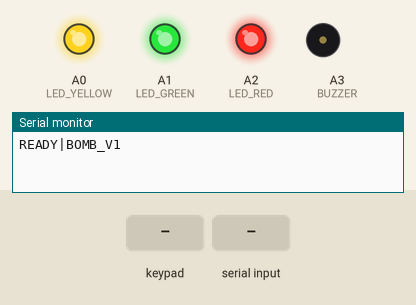
This sketch was run on a simulated Arduino Uno, built with avr-gcc and run on an emulated ATmega328P. Parts: output pins drawn as LEDs (lit = HIGH), buzzer (waves = sounding), the last lines printed to the serial monitor. Wiring (inferred from the names in the program): 4×4 keypad with keys 1 2 3 A 4 5 6 B 7 8 9 C * 0 # D: rows pin 7, pin 8, pin 9, pin 10; columns pin 3, pin 4, pin 5, pin 6. Dashed ring = blinking. Inputs (shaded band) come from the test bench.

Above: at 1.2 s.
1.3 s: keypad keys 7 8 9 1 0 pressed 0.4 s apart
At 1.56 s:
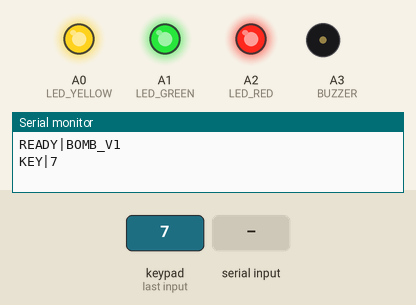
4.8 s: "EVENT|ERROR\n" received over Serial
At 4.98 s:
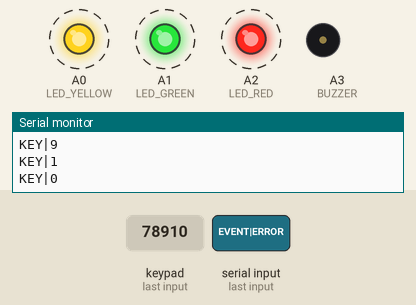
6.6 s: "RESET\n" received over Serial
At 7.8 s:
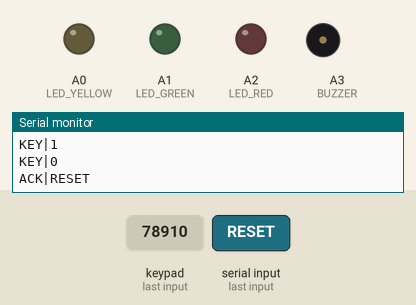
8.1 s: key 'C' pressed
At 8.7 s:
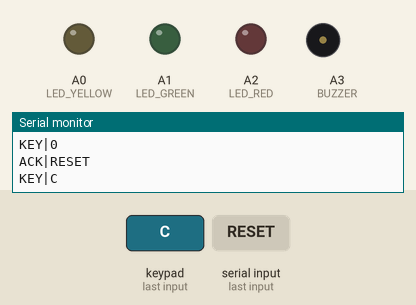
Timing chart, 0 to 10.6 s (numbered marks = the images above; inputs shaded):
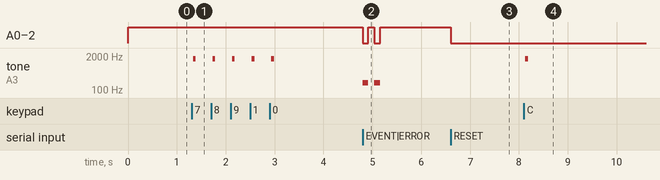

The sketch:

bomb_controller.ino
```cpp
// Arduino Uno: controlador de um dispositivo exclusivamente cenográfico.
// Portas utilizadas: D3 a D10 para teclado, A0 a A2 para LEDs e A3 para buzzer.

// -------------------------------------------------------------------
// MAPEAMENTO UTILIZADO PELO FIRMWARE:
// D3, D4, D5, D6   -> Colunas 1, 2, 3, 4 do teclado (C1, C2, C3, C4)
// D7, D8, D9, D10  -> Linhas 1, 2, 3, 4 do teclado (R1, R2, R3, R4)
// A0               -> LED amarelo (LED_YELLOW)
// A1               -> LED verde (LED_GREEN)
// A2               -> LED vermelho (LED_RED)
// A3               -> Buzzer
// -------------------------------------------------------------------

const byte ROW_PINS[4] = {7, 8, 9, 10};
const byte COL_PINS[4] = {3, 4, 5, 6};

const byte LED_RED = A2;
const byte LED_YELLOW = A0;
const byte LED_GREEN = A1;
const byte BUZZER = A3;

// Matriz de teclas padrão 4x4 (Linhas x Colunas)
const char KEYS[4][4] = {
  {'1', '2', '3', 'A'},
  {'4', '5', '6', 'B'},
  {'7', '8', '9', 'C'},
  {'*', '0', '#', 'D'}
};

const unsigned long DEBOUNCE_MS = 35;
const unsigned int KEY_BEEP_HZ = 1600;
const unsigned long KEY_BEEP_MS = 55;
enum Mode { IDLE, RUNNING, WON, LOST };
Mode mode = IDLE;
byte lives = 3;
unsigned long pulseInterval = 1800, lastPulse = 0, eventStart = 0, errorStart = 0;
bool errorActive = false;
bool keyBeepActive = false;
unsigned long keyBeepStart = 0;
bool successActive = false;
unsigned long successStart = 0;
const unsigned int VICTORY_NOTES[] = {659, 784, 988, 1319, 988, 1319, 1568, 1319};
const unsigned int VICTORY_DURATIONS[] = {250, 250, 250, 250, 250, 250, 250, 750};
const byte VICTORY_NOTE_COUNT = sizeof(VICTORY_NOTES) / sizeof(VICTORY_NOTES[0]);
byte victoryNote = 0;
unsigned long victoryNoteStart = 0;
bool ledsDirty = true;  // flag: precisa atualizar LEDs
char serialBuffer[48];
byte serialLength = 0;
bool overflow = false;

char stable = 0;
char lastRawKey = 0;
unsigned long lastDebounceTime = 0;

void showLives() {
  digitalWrite(LED_GREEN, lives >= 3);
  digitalWrite(LED_YELLOW, lives >= 2);
  digitalWrite(LED_RED, lives >= 1);
}

void allLights(bool on) {
  digitalWrite(LED_GREEN, on);
  digitalWrite(LED_YELLOW, on);
  digitalWrite(LED_RED, on);
}

void command(const char* line) {
  if (strcmp(line, "RESET") == 0) {
    mode = IDLE; lives = 3; pulseInterval = 1800; errorActive = false; keyBeepActive = false; successActive = false;
    stable = lastRawKey = 0; noTone(BUZZER); allLights(false); ledsDirty = true;
    Serial.println(F("ACK|RESET"));

  } else if (strcmp(line, "START") == 0) {
    // Inicia o jogo: 3 vidas, todos os LEDs acesos
    mode = RUNNING; lives = 3; lastPulse = millis() - pulseInterval;
    errorActive = false; successActive = false; keyBeepActive = false; ledsDirty = true;
    showLives();  // Verde + Amarelo + Vermelho acesos
    Serial.println(F("ACK|START"));

  } else if (strncmp(line, "LIVES|", 6) == 0 && strlen(line) == 7 && line[6] >= '0' && line[6] <= '3') {
    // Atualiza vidas e LEDs imediatamente:
    // 3 vidas = Verde + Amarelo + Vermelho
    // 2 vidas = Amarelo + Vermelho (Verde apagado)
    // 1 vida  = apenas Vermelho
    // 0 vidas = todos apagados (chama explode)
    byte newLives = line[6] - '0';
    if (newLives != lives) { lives = newLives; showLives(); }

  } else if (strcmp(line, "BUZZ|NORMAL") == 0)   pulseInterval = 1800;
  else if (strcmp(line, "BUZZ|ALERT") == 0)    pulseInterval = 1200;
  else if (strcmp(line, "BUZZ|FAST") == 0)     pulseInterval = 900;
  else if (strcmp(line, "BUZZ|CRITICAL") == 0) pulseInterval = 600;

  else if (strcmp(line, "EVENT|ERROR") == 0) {
    keyBeepActive = false;
    successActive = false;
    errorActive = true; errorStart = millis();

  } else if (strcmp(line, "EVENT|SUCCESS") == 0 && mode == RUNNING) {
    successActive = true; successStart = millis(); keyBeepActive = false;
    tone(BUZZER, 1319, 120);

  } else if (strcmp(line, "DEFUSED") == 0) {
    // Melodia e LEDs sincronizados, sem bloquear o teclado ou a serial.
    mode = WON; eventStart = millis(); errorActive = false; successActive = false; keyBeepActive = false;
    victoryNote = 0; victoryNoteStart = eventStart;
    tone(BUZZER, VICTORY_NOTES[0], VICTORY_DURATIONS[0] - 35);

  } else if (strcmp(line, "EXPLODE") == 0) {
    // DERROTA: apaga todos os LEDs, buzzer grave por 6 segundos
    mode = LOST; eventStart = millis(); errorActive = false; successActive = false; keyBeepActive = false;
    allLights(false);
    tone(BUZZER, 110);

  } else if (strcmp(line, "PING") == 0) Serial.println(F("PONG"));
}

void readSerial() {
  byte processed = 0;
  while (Serial.available() && processed++ < 64) {
    char c = Serial.read();
    if (c == '\n') {
      if (!overflow) { serialBuffer[serialLength] = 0; command(serialBuffer); }
      serialLength = 0; overflow = false;
    } else if (c != '\r') {
      if (serialLength < sizeof(serialBuffer) - 1) serialBuffer[serialLength++] = c;
      else overflow = true;
    }
  }
}

char scanKeypad() {
  char found = 0;
  byte count = 0;

  for (byte r = 0; r < 4; r++) {
    pinMode(ROW_PINS[r], OUTPUT);
    digitalWrite(ROW_PINS[r], LOW);
    delayMicroseconds(10);

    for (byte c = 0; c < 4; c++) {
      if (digitalRead(COL_PINS[c]) == LOW) {
        found = KEYS[r][c];
        count++;
      }
    }

    digitalWrite(ROW_PINS[r], LOW);
    pinMode(ROW_PINS[r], INPUT);
  }

  return (count == 1) ? found : 0;
}

void readKeypad(unsigned long now) {
  char rawKey = scanKeypad();

  if (rawKey != lastRawKey) {
    lastRawKey = rawKey;
    lastDebounceTime = now;
  }

  if ((now - lastDebounceTime) >= DEBOUNCE_MS) {
    if (rawKey != stable) {
      char previous = stable;
      stable = rawKey;
      if (stable != 0 && previous == 0) {
        if ((mode == IDLE || mode == RUNNING) && !errorActive) {
          keyBeepActive = true;
          keyBeepStart = now;
          tone(BUZZER, KEY_BEEP_HZ, KEY_BEEP_MS);
        }
        Serial.print(F("KEY|"));
        Serial.println(stable);
      }
    }
  }
}

void updateOutputs(unsigned long now) {

  // --- DERROTA: apaga tudo, buzzer grave, dura 6s ---
  if (mode == LOST) {
    if (now - eventStart >= 6000) {
      noTone(BUZZER);
      allLights(false);
      mode = IDLE;
    }
    // LEDs já foram apagados no comando EXPLODE
    return;
  }

  // --- VITÓRIA: melodia finita com os LEDs acompanhando cada nota ---
  if (mode == WON) {
    if (now - victoryNoteStart >= VICTORY_DURATIONS[victoryNote]) {
      victoryNote++;
      if (victoryNote >= VICTORY_NOTE_COUNT) {
        noTone(BUZZER); allLights(false); mode = IDLE; return;
      }
      victoryNoteStart = now;
      tone(BUZZER, VICTORY_NOTES[victoryNote], VICTORY_DURATIONS[victoryNote] - 35);
    }
    bool on = (now - victoryNoteStart) < VICTORY_DURATIONS[victoryNote] - 35;
    digitalWrite(LED_RED, on && (victoryNote % 3 == 0 || victoryNote == VICTORY_NOTE_COUNT - 1));
    digitalWrite(LED_YELLOW, on && (victoryNote % 3 == 1 || victoryNote == VICTORY_NOTE_COUNT - 1));
    digitalWrite(LED_GREEN, on && (victoryNote % 3 == 2 || victoryNote == VICTORY_NOTE_COUNT - 1));
    return;
  }

  if (mode != RUNNING && mode != IDLE) return;

  // --- ERRO DE ENTRADA: pisca rápido 2x e toca buzzer agudo ---
  if (errorActive) {
    unsigned long elapsed = now - errorStart;
    if (elapsed < 120 || (elapsed >= 240 && elapsed < 360)) {
      tone(BUZZER, 190);
      allLights(false);
    } else {
      noTone(BUZZER);
      showLives();  // restaura LEDs de acordo com as vidas
    }
    if (elapsed >= 420) {
      errorActive = false;
      lastPulse = now;
      showLives();  // garante LEDs corretos ao sair do erro
    }
    return;
  }

  if (successActive) {
    unsigned long elapsed = now - successStart;
    allLights(elapsed < 140 || (elapsed >= 280 && elapsed < 420));
    if (elapsed >= 560) { successActive = false; showLives(); lastPulse = now; }
    return;
  }

  // O toque de tecla tem prioridade sobre o pulso periódico, sem bloquear a leitura.
  if (keyBeepActive) {
    if (now - keyBeepStart < KEY_BEEP_MS) return;
    keyBeepActive = false;
  }

  // --- RUNNNING normal: beep periódico do contador ---
  if (mode == RUNNING && now - lastPulse >= pulseInterval) {
    lastPulse = now;
    tone(BUZZER, 900, 65);
  }
}

void setup() {
  Serial.begin(115200);

  for (byte i = 0; i < 4; i++) {
    pinMode(ROW_PINS[i], INPUT);
    pinMode(COL_PINS[i], INPUT_PULLUP);
  }

  pinMode(LED_RED, OUTPUT);
  pinMode(LED_YELLOW, OUTPUT);
  pinMode(LED_GREEN, OUTPUT);
  pinMode(BUZZER, OUTPUT);

  showLives();
  Serial.println(F("READY|BOMB_V1"));
}

void loop() {
  unsigned long now = millis();
  readSerial();
  readKeypad(now);
  updateOutputs(now);
}
```

Measured:
- after the input at 1.3 s, tone on A3 (BUZZER): alternates 1600 Hz for 0.06 s and silent for 0.34 s, 10 changes in all, then stays silent, starting at once
- after the input at 4.8 s, A0 (LED_YELLOW), A1 (LED_GREEN), A2 (LED_RED): alternates HIGH for 0.12 s and LOW for 0.12 s, 4 changes in all, then stays HIGH, starting at once; tone on A3 (BUZZER): alternates 190 Hz for 0.12 s and silent for 0.12 s, 4 changes in all, then stays silent, starting at once
- after the input at 6.6 s, A0 (LED_YELLOW), A1 (LED_GREEN), A2 (LED_RED): HIGH → LOW at once
- after the input at 8.1 s, tone on A3 (BUZZER): silent → 1600 Hz at once, → silent 0.06 s later
